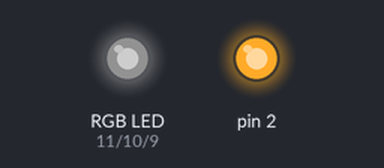
Recording of a sketch running on a simulated Arduino Uno, built with avr-gcc and run on an emulated ATmega328P. Parts: an RGB LED mixed from three pins (HIGH = lit), output pins drawn as LEDs (lit = HIGH). Dim RGB values are drawn brighter than linear; random numbers use the default seed unless the sketch sets one.

Above: at 0.15 s.
At 2.89 s:
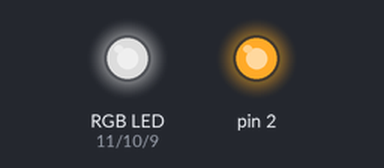
At 10.43 s:
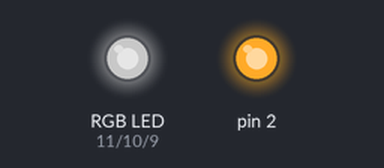
At 23.48 s:
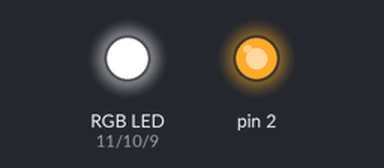
Timing chart, 0 to 24.9 s (numbered marks = the images above):
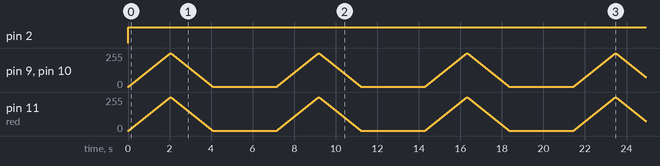

Measured:
- by itself, pin 2: LOW → HIGH at 0.00 s

The sketch:

basicLights.ino
```cpp
int red=11,green=10,blue=9,x,dice,y;

void setup()
{
  pinMode(11,OUTPUT);
  pinMode(9,OUTPUT);
  pinMode(10,OUTPUT);
  pinMode(2,OUTPUT);
  Serial.begin(9600);
  //do{}
  //while(digitalRead(2)==0);

}

void loop()
{
  digitalWrite(2,HIGH);
  white_up(8);
  white_down(8);
  delay(1000);

  dice = 1+random(6);
  switch(dice)
  {
    case 1:
      red_up(4);
      red_down(4);
    break;
    case 2:
      green_up(4);
      green_down(4);
    break;
    case 3:
      blue_up(4);
      blue_down(4);
    break;
    case 4:
      yellow_up(4);
      yellow_down(4);
    break;
    case 5:
      magenta_up(4);
      magenta_down(4);
    break;
    case 6:
      cyan_up(4);
      cyan_down(4);
    break;
    case 7:
      red_up(4);
      green_up(4);
      blue_up(4);
      cyan_down(4);
      red_down(4);
    break;
    default:
      for(y=0;y<5;y++)
      {
        red_on(500);
        red_off(500);
      }
    break;
  }
  digitalWrite(2,LOW);
}

void red_up(int t)
{
  for(x=0;x<255;x++)
  {
    analogWrite(red,x);
    delay(t);
  }
}

void green_up(int t)
{
  for(x=0;x<255;x++)
  {
    analogWrite(green,x);
    delay(t);
  }
}

void blue_up(int t)
{
  for(x=0;x<255;x++)
  {
    analogWrite(blue,x);
    delay(t);
  }
}

void red_down(int t)
{
  for(x=255;x>0;x--)
  {
    analogWrite(red,x);
    delay(t);
  }
}

void green_down(int t)
{
  for(x=255;x>0;x--)
  {
    analogWrite(green,x);
    delay(t);
  }
}

void blue_down(int t)
{
  for(x=255;x>0;x--)
  {
    analogWrite(blue,x);
    delay(t);
  }
}

void yellow_up(int t)
{
  for(x=0;x<255;x++)
  {
    analogWrite(red,x);
    analogWrite(green,x);
    delay(t);
  }
}

void yellow_down(int t)
{
  for(x=255;x>0;x--)
  {
    analogWrite(red,x);
    analogWrite(green,x);
    delay(t);
  }
}

void magenta_up(int t)
{
  for(x=0;x<255;x++)
  {
    analogWrite(red,x);
    analogWrite(blue,x);
    delay(t);
  }
}

void magenta_down(int t)
{
  for(x=255;x>0;x--)
  {
    analogWrite(red,x);
    analogWrite(blue,x);
    delay(t);
  }
}

void cyan_up(int t)
{
  for(x=0;x<255;x++)
  {
    analogWrite(blue,x);
    analogWrite(green,x);
    delay(t);
  }
}

void cyan_down(int t)
{
  for(x=255;x>0;x--)
  {
    analogWrite(blue,x);
    analogWrite(green,x);
    delay(t);
  }
}

void white_up(int t)
{
  for(x=0;x<255;x++)
  {
    analogWrite(red,x);
    analogWrite(blue,x);
    analogWrite(green,x);
    delay(t);
  }
}

void white_down(int t)
{
  for(x=255;x>0;x--)
  {
    analogWrite(red,x);
    analogWrite(blue,x);
    analogWrite(green,x);
    delay(t);
  }
}

void red_on(int t)
{
  digitalWrite(red,HIGH);
  delay(t);
}

void red_off(int t)
{
  digitalWrite(red,LOW);
  delay(t);
}

void green_on(int t)
{
  digitalWrite(green,HIGH);
  delay(t);
}

void green_off(int t)
{
  digitalWrite(green,LOW);
  delay(t);
}

void blue_on(int t)
{
  digitalWrite(blue,HIGH);
  delay(t);
}

void blue_off(int t)
{
  digitalWrite(blue,LOW);
  delay(t);
}

void yellow_on(int t)
{
  digitalWrite(green,HIGH);
  digitalWrite(red,HIGH);
  delay(t);
}

void yellow_off(int t)
{
  digitalWrite(green,LOW);
  digitalWrite(red,LOW);
  delay(t);
}

void magenta_on(int t)
{
  digitalWrite(blue,HIGH);
  digitalWrite(red,HIGH);
  delay(t);
}

void magenta_off(int t)
{
  digitalWrite(blue,LOW);
  digitalWrite(red,LOW);
  delay(t);
}

void cyan_on(int t)
{
  digitalWrite(blue,HIGH);
  digitalWrite(green,HIGH);
  delay(t);
}

void cyan_off(int t)
{
  digitalWrite(blue,LOW);
  digitalWrite(green,LOW);
  delay(t);
}

void white_on(int t)
{
  digitalWrite(blue,HIGH);
  digitalWrite(red,HIGH);
  digitalWrite(green,HIGH);
  delay(t);
}

void white_off(int t)
{
  digitalWrite(blue,LOW);
  digitalWrite(red,LOW);
  digitalWrite(green,LOW);
  delay(t);
}
```
